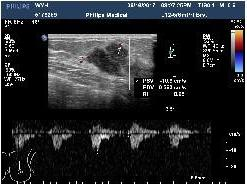
#> input picture app/utils/test/cutted/0913_2_1.jpg, 247 x 184 px
$ python -i img_detector.py   (imports and definitions only)
#> lines starting #> are read from the running program, lines starting #| are printed output that depends on the picture
# coding:utf-8
from skimage import io, measure
import numpy as np
import cv2, copy, inspect, time

def report_cutter(img_path):
    ''' cut out the report of the whole ultra-sound image '''
#> called with img_path = 'test/cutted/0913_2_1.jpg'
    img_name = img_path.split("/")[-1]
    img = cv2.imread(img_path)
#> img is the input picture: shape (184, 247, 3); mean B, G, R 42.9, 40.2, 38.4
    img_copy = copy.deepcopy(img)
    img_gray = cv2.cvtColor(img_copy, cv2.COLOR_BGR2GRAY)
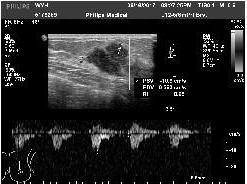
#> img_gray: shape (184, 247); min 0, max 255, mean 39.9
    assert len(img_gray.shape) == 2
    img_1d = np.reshape(img_gray, (img_gray.shape[0]*img_gray.shape[1],1))
    img_1d = np.float32(img_1d)

    # k-means
    criteria = (cv2.TERM_CRITERIA_EPS + cv2.TERM_CRITERIA_MAX_ITER, 10, 1.0) # define criteria = (type,max_iter,epsilon)
    flags = cv2.KMEANS_RANDOM_CENTERS
#> (the run stopped early here; a loop or call above may not have finished)

$ run again, on app/utils/test/cutted/0913_2_4.jpg
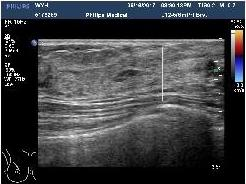
#> input picture app/utils/test/cutted/0913_2_4.jpg, 246 x 184 px
#> in report_cutter, img is the input picture: shape (184, 246, 3); mean B, G, R 66, 63.2, 61.5
#> in report_cutter, `img_gray = cv2.cvtColor(img_copy, cv2.COLOR_BGR2GRAY)`:
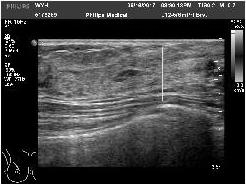
#> img_gray: shape (184, 246); min 0, max 255, mean 63
